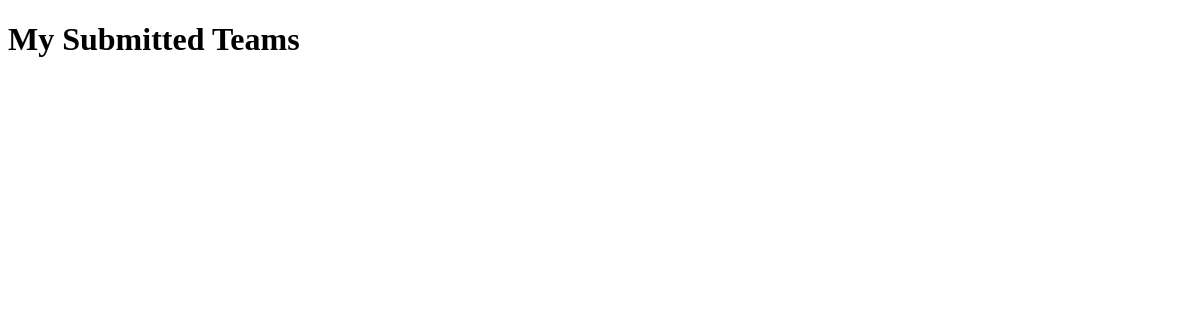
The page /team_chemistry/display_teams/ on the database as committed earlier.
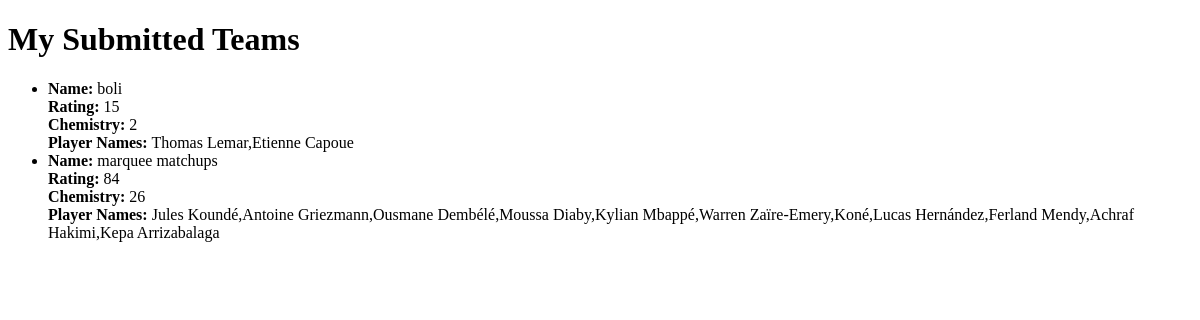
The same page on the database as committed later.
### team_chemistry/models.py (models this page shows, shortened)
class Team(models.Model):
    name = models.CharField(max_length=100)
    submission_date = models.DateTimeField(auto_now_add=True)
    rating = models.IntegerField()
    chemistry = models.IntegerField()
    player_names = models.TextField()  # This will store the player names as a comma-separated string

### team_chemistry/views.py (the view)
# urls.py: path('display_teams/', views.display_teams, name='display_teams'),
def display_teams(request):
    try:
        all_teams = Team.objects.all()
        return render(request, 'display_teams.html', {'teams': all_teams})
    except Exception as e:
        return render(request, 'error.html', {'error': str(e)})

### team_chemistry/templates/display_teams.html (shortened to what this page needs)
<!DOCTYPE html>
<html lang="en">
<head>
</head>
<body>
    <h1>My Submitted Teams</h1>
    <ul>
        {% for team in teams %}
        <li>
            <strong>Name:</strong> {{ team.name }} <br>
            <strong>Rating:</strong> {{ team.rating }} <br>
            <strong>Chemistry:</strong> {{ team.chemistry }} <br>
            <strong>Player Names:</strong> {{ team.player_names }}
        </li>
        {% endfor %}
    </ul>
</body>
</html>

Rows that differ between the two databases and show on the page:
added Team: name "boli", rating "15", chemistry "2", player_names "Thomas Lemar,Etienne Capoue"
added Team: name "marquee matchups", rating "84", chemistry "26", player_names "Jules Koundé,Antoine Griezmann,Ousmane Dembélé,Moussa Diaby,Kylian Mbappé,Warren Zaïre-Emery,Koné,Lucas Hernández,Ferland Mendy,Achraf Hakimi,Kepa Arrizabalaga"
